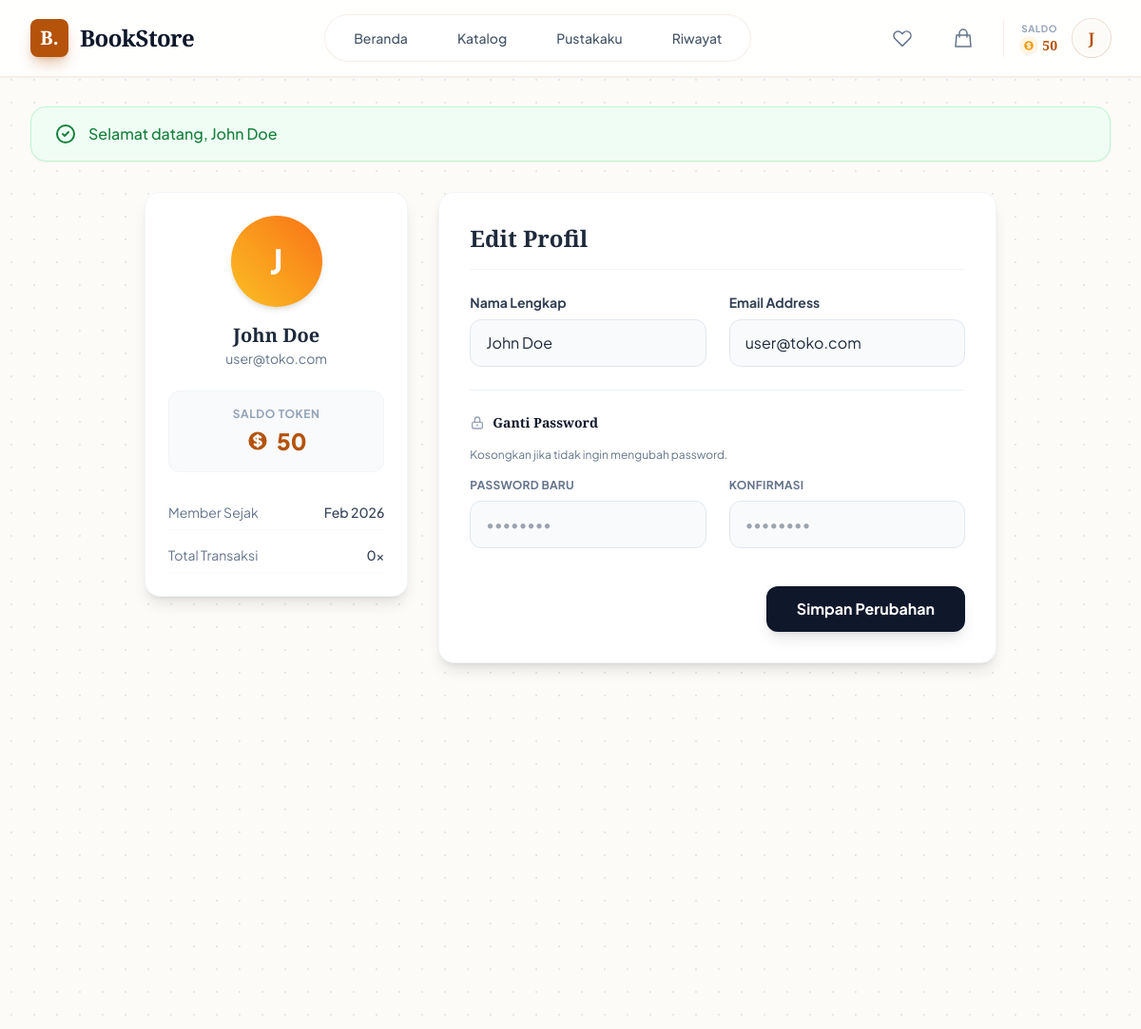
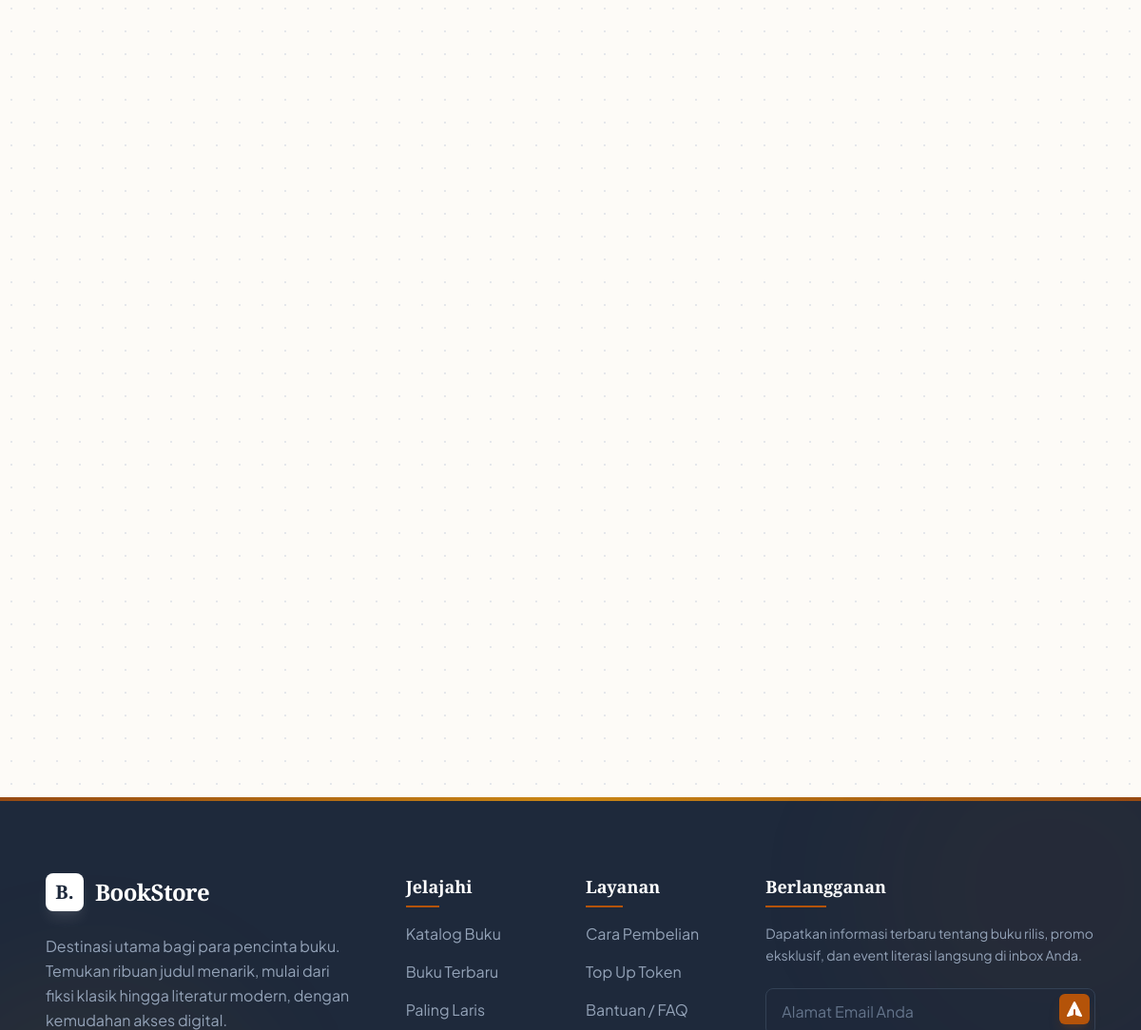
Page /index.php?page=profile (signed in) on the committed database (2 pictures, top to bottom).
### tables this page shows
CREATE TABLE users (
    id INT AUTO_INCREMENT PRIMARY KEY,
    name VARCHAR(100) NOT NULL,
    email VARCHAR(100) NOT NULL UNIQUE,
    password VARCHAR(255) NOT NULL,
    role ENUM('admin', 'user') DEFAULT 'user',
    tokens INT DEFAULT 0,
    created_at TIMESTAMP DEFAULT CURRENT_TIMESTAMP
);

### includes/functions.php (called while the page is built, shortened)
<?php
function isLoggedIn()
{
    return isset($_SESSION['user_id']);
}
function isAdmin()
{
    return isset($_SESSION['role']) && $_SESSION['role'] === 'admin';
}
function getUserTokenBalance($pdo, $user_id)
{
    $stmt = $pdo->prepare("SELECT tokens FROM users WHERE id = ?");
    $stmt->execute([$user_id]);
    return $stmt->fetchColumn() ?: 0;
}
?>

### pages/profile.php (the view, shortened to what this page needs)
<?php
$user_id = $_SESSION['user_id'];
$stmt = $pdo->prepare("SELECT * FROM users WHERE id = ?");
$stmt->execute([$user_id]);
$user = $stmt->fetch();
$txn_count = $pdo->prepare("SELECT COUNT(*) FROM transactions WHERE user_id = ?");
$txn_count->execute([$user_id]);
$total_txns = $txn_count->fetchColumn();
?>
<div class="max-w-4xl mx-auto">
    <div class="grid grid-cols-1 md:grid-cols-3 gap-8">
        <div class="md:col-span-1">
            <div class="bg-white rounded-2xl shadow-lg border border-slate-100 p-6 text-center sticky top-24">
                <div
                    class="w-24 h-24 mx-auto bg-gradient-to-tr from-amber-400 to-orange-500 rounded-full flex items-center justify-center text-4xl text-white font-bold mb-4 shadow-md">
                    <?= substr($user['name'], 0, 1) ?>
                </div>
                <h2 class="text-xl font-bold text-slate-800"><?= htmlspecialchars($user['name']) ?></h2>
                <p class="text-sm text-slate-500 mb-6"><?= htmlspecialchars($user['email']) ?></p>
                <div class="bg-slate-50 rounded-xl p-4 mb-6 border border-slate-100">
                    <p class="text-xs text-slate-400 uppercase font-bold tracking-wider mb-1">Saldo Token</p>
                    <p class="text-2xl font-extrabold text-primary flex items-center justify-center gap-2">
                        <?= number_format($user['tokens']) ?>
                    </p>
                </div>
                <div class="text-left space-y-2">
                    <div class="flex justify-between text-sm py-2 border-b border-slate-50">
                        <span class="text-slate-500">Member Sejak</span>
                        <span
                            class="font-medium text-slate-700"><?= date('M Y', strtotime($user['created_at'])) ?></span>
                    </div>
                    <div class="flex justify-between text-sm py-2 border-b border-slate-50">
                        <span class="text-slate-500">Total Transaksi</span>
                        <span class="font-medium text-slate-700"><?= $total_txns ?>x</span>
                    </div>
                </div>
            </div>
        </div>
        <div class="md:col-span-2">
            <div class="bg-white rounded-2xl shadow-lg border border-slate-100 p-8">
                <h3 class="text-2xl font-bold text-slate-800 mb-6 pb-4 border-b border-slate-100">Edit Profil</h3>
                <form method="POST" class="space-y-6">
                    <div class="grid grid-cols-1 md:grid-cols-2 gap-6">
                        <div>
                            <label class="block text-sm font-bold text-slate-700 mb-2">Nama Lengkap</label>
                            <input type="text" name="name" value="<?= htmlspecialchars($user['name']) ?>"
                                class="w-full px-4 py-3 bg-slate-50 border border-slate-200 rounded-xl focus:bg-white focus:border-primary focus:ring-2 focus:ring-primary/20 outline-none transition-all"
                                required>
                        </div>
                        <div>
                            <label class="block text-sm font-bold text-slate-700 mb-2">Email Address</label>
                            <input type="email" name="email" value="<?= htmlspecialchars($user['email']) ?>"
                                class="w-full px-4 py-3 bg-slate-50 border border-slate-200 rounded-xl focus:bg-white focus:border-primary focus:ring-2 focus:ring-primary/20 outline-none transition-all"
                                required>
                        </div>
                    </div>
                    <div class="border-t border-slate-100 pt-6 mt-6">
                        <h4 class="text-sm font-bold text-slate-900 mb-4 flex items-center gap-2">
                            <svg xmlns="http://www.w3.org/2000/svg" class="h-4 w-4 text-slate-400" fill="none"
                                viewBox="0 0 24 24" stroke="currentColor">
                                <path stroke-linecap="round" stroke-linejoin="round" stroke-width="2"
                                    d="M12 15v2m-6 4h12a2 2 0 002-2v-6a2 2 0 00-2-2H6a2 2 0 00-2 2v6a2 2 0 002 2zm10-10V7a4 4 0 00-8 0v4h8z" />
                            </svg>
                            Ganti Password
                        </h4>
                        <p class="text-xs text-slate-500 mb-4">Kosongkan jika tidak ingin mengubah password.</p>
                        <div class="grid grid-cols-1 md:grid-cols-2 gap-6">
                            <div>
                                <label
                                    class="block text-xs font-bold text-slate-500 uppercase tracking-wide mb-2">Password
                                    Baru</label>
                                <input type="password" name="password"
                                    class="w-full px-4 py-3 bg-slate-50 border border-slate-200 rounded-xl focus:bg-white focus:border-primary focus:ring-2 focus:ring-primary/20 outline-none transition-all"
                                    placeholder="••••••••">
                            </div>
                            <div>
                                <label
                                    class="block text-xs font-bold text-slate-500 uppercase tracking-wide mb-2">Konfirmasi</label>
                                <input type="password" name="confirm_password"
                                    class="w-full px-4 py-3 bg-slate-50 border border-slate-200 rounded-xl focus:bg-white focus:border-primary focus:ring-2 focus:ring-primary/20 outline-none transition-all"
                                    placeholder="••••••••">
                            </div>
                        </div>
                    </div>
                    <div class="pt-4 flex justify-end">
                        <button type="submit"
                            class="px-8 py-3 bg-slate-900 hover:bg-slate-800 text-white font-bold rounded-xl shadow-lg transition-transform hover:-translate-y-1">
                            Simpan Perubahan
                        </button>
                    </div>
                </form>
            </div>
        </div>
    </div>
</div>

### includes/header.php (shortened to what this page needs)
<!DOCTYPE html>
<html lang="id" class="scroll-smooth">
<head>
    <script src="https://cdn.tailwindcss.com"></script>
</head>
<body class="text-slate-800 antialiased min-h-screen flex flex-col">
    <?php
    $current_tokens = 0;
    if (isLoggedIn() && isset($pdo)) {
        $current_tokens = getUserTokenBalance($pdo, $_SESSION['user_id']);
    }
    ?>
    <nav class="fixed top-0 w-full z-50 glass-nav border-b border-primary/10 shadow-sm transition-all duration-300"
        id="navbar">
        <div class="max-w-7xl mx-auto px-4 sm:px-6 lg:px-8">
            <div class="flex justify-between items-center h-20">
                <div class="flex-shrink-0 flex items-center">
                    <a href="index.php" class="flex items-center gap-3 group">
                        <div
                            class="w-10 h-10 bg-primary text-white rounded-lg flex items-center justify-center font-serif font-bold text-xl shadow-lg shadow-primary/30 group-hover:scale-105 transition-transform duration-300">
                            B.
                        </div>
                        <span
                            class="text-2xl font-serif font-bold text-slate-900 tracking-tight group-hover:text-primary transition-colors">BookStore</span>
                    </a>
                </div>
                <div
                    class="hidden md:flex space-x-1 items-center bg-white/50 p-1.5 rounded-full border border-primary/10 backdrop-blur-md">
                    <a href="index.php"
                        class="px-6 py-2 rounded-full text-sm font-medium transition-all duration-300 <?= (!isset($_GET['page']) || $_GET['page'] == 'home') ? 'bg-primary text-white shadow-md' : 'text-slate-600 hover:text-primary hover:bg-primary/5' ?>">Beranda</a>
                    <?php if (isAdmin()): ?>
                        <a href="index.php?page=admin"
                            class="px-6 py-2 rounded-full text-sm font-medium transition-all duration-300 <?= ($_GET['page'] ?? '') == 'admin' ? 'bg-primary text-white shadow-md' : 'text-slate-600 hover:text-primary hover:bg-primary/5' ?>">Dashboard</a>
                        <a href="index.php?page=admin_transactions"
                            class="px-6 py-2 rounded-full text-sm font-medium transition-all duration-300 <?= ($_GET['page'] ?? '') == 'admin_transactions' ? 'bg-primary text-white shadow-md' : 'text-slate-600 hover:text-primary hover:bg-primary/5' ?>">Penjualan</a>
                    <?php else: ?>
                        <a href="index.php?page=catalog"
                            class="px-6 py-2 rounded-full text-sm font-medium transition-all duration-300 <?= ($_GET['page'] ?? '') == 'catalog' ? 'bg-primary text-white shadow-md' : 'text-slate-600 hover:text-primary hover:bg-primary/5' ?>">Katalog</a>
                        <?php if (isLoggedIn()): ?>
                            <a href="index.php?page=library"
                                class="px-6 py-2 rounded-full text-sm font-medium transition-all duration-300 <?= ($_GET['page'] ?? '') == 'library' ? 'bg-primary text-white shadow-md' : 'text-slate-600 hover:text-primary hover:bg-primary/5' ?>">Pustakaku</a>
                            <a href="index.php?page=history"
                                class="px-6 py-2 rounded-full text-sm font-medium transition-all duration-300 <?= ($_GET['page'] ?? '') == 'history' ? 'bg-primary text-white shadow-md' : 'text-slate-600 hover:text-primary hover:bg-primary/5' ?>">Riwayat</a>
                        <?php endif; ?>
                    <?php endif; ?>
                </div>
                <div class="flex items-center gap-3 sm:gap-5">
                    <?php if (!isAdmin() && isLoggedIn()): ?>
                        <a href="index.php?page=wishlist"
                            class="relative group p-2.5 rounded-full text-slate-500 hover:bg-rose-50 hover:text-rose-500 transition-all">
                            <svg xmlns="http://www.w3.org/2000/svg" class="h-6 w-6" fill="none" viewBox="0 0 24 24"
                                stroke="currentColor">
                                <path stroke-linecap="round" stroke-linejoin="round" stroke-width="1.5"
                                    d="M4.318 6.318a4.5 4.5 0 000 6.364L12 20.364l7.682-7.682a4.5 4.5 0 00-6.364-6.364L12 7.636l-1.318-1.318a4.5 4.5 0 00-6.364 0z" />
                            </svg>
                        </a>
                    <?php endif; ?>
                    <?php if (!isAdmin()): ?>
                        <a href="index.php?page=cart"
                            class="relative group p-2.5 rounded-full text-slate-500 hover:bg-primary/5 hover:text-primary transition-all">
                            <svg xmlns="http://www.w3.org/2000/svg" class="h-6 w-6" fill="none" viewBox="0 0 24 24"
                                stroke="currentColor">
                                <path stroke-linecap="round" stroke-linejoin="round" stroke-width="1.5"
                                    d="M16 11V7a4 4 0 00-8 0v4M5 9h14l1 12H4L5 9z" />
                            </svg>
                        </a>
                    <?php endif; ?>
                    <?php if (isLoggedIn()): ?>
                        <div class="hidden sm:flex items-center gap-4 pl-4 border-l border-primary/10">
                            <div class="flex flex-col items-end">
                                <?php if (isAdmin()): ?>
                                    <?php $revenue = $pdo->query("SELECT SUM(total_tokens) FROM transactions")->fetchColumn() ?: 0; ?>
                                    <span
                                        class="text-[10px] font-bold uppercase tracking-wider text-slate-400 font-sans">Pendapatan</span>
                                    <div class="flex items-center gap-1 text-green-700">
                                        <span class="text-sm font-bold font-serif"><?= number_format($revenue) ?> TKN</span>
                                    </div>
                                <?php else: ?>
                                    <span
                                        class="text-[10px] font-bold uppercase tracking-wider text-slate-400 font-sans">Saldo</span>
                                    <a href="index.php?page=topup"
                                        class="flex items-center gap-1 text-primary hover:text-amber-700 transition-colors group">
                                        <div class="p-1 bg-accent/10 rounded-full group-hover:bg-accent/20 transition-colors">
                                        </div>
                                        <span class="text-sm font-bold font-serif"><?= number_format($current_tokens) ?></span>
                                    </a>
                                <?php endif; ?>
                            </div>
                            <div class="relative group">
                                <a href="<?= isAdmin() ? 'index.php?page=admin' : 'index.php?page=profile' ?>">
                                    <div
                                        class="w-10 h-10 rounded-full bg-paper flex items-center justify-center text-primary font-serif font-bold border-2 border-white ring-1 ring-primary/20 shadow-sm cursor-pointer hover:ring-primary transition-all">
                                        <?= substr($_SESSION['user_name'] ?? 'U', 0, 1) ?>
                                    </div>
                                </a>
                            </div>
                        </div>
                    <?php endif; ?>
                </div>
            </div>
        </div>
    </nav>
    <div class="w-full max-w-7xl mx-auto px-4 sm:px-6 lg:px-8 py-8 mt-20 min-h-[85vh] flex-grow">
        <?php if (isset($_SESSION['flash_message'])): ?>
            <div class="mb-8 animate-fade-in-down">
                <div
                    class="<?= $_SESSION['flash_type'] == 'success' ? 'bg-green-50 text-green-700 border-green-200' : 'bg-rose-50 text-rose-700 border-rose-200' ?> border rounded-2xl px-6 py-4 shadow-sm flex items-center gap-3">
                    <span class="text-xl">
                        <?php if ($_SESSION['flash_type'] == 'success'): ?>
                            <svg xmlns="http://www.w3.org/2000/svg" class="h-6 w-6" fill="none" viewBox="0 0 24 24"
                                stroke="currentColor">
                                <path stroke-linecap="round" stroke-linejoin="round" stroke-width="2"
                                    d="M9 12l2 2 4-4m6 2a9 9 0 11-18 0 9 9 0 0118 0z" />
                            </svg>
                        <?php endif; ?>
                    </span>
                    <span class="font-medium"><?= $_SESSION['flash_message'];
                    unset($_SESSION['flash_message']); ?></span>
                </div>
            </div>
        <?php endif; ?>
</body>
</html>

### includes/header.php (style rules this page uses)
body { font-family: 'Plus Jakarta Sans', sans-serif; background-color: #fdfbf7; background-image: radial-gradient(#e5e7eb 1px, transparent 1px); background-size: 24px 24px; }
h1, h2, h3, h4, h5, h6 { font-family: 'Playfair Display', serif; }
.glass-nav { background: rgba(255, 255, 255, 0.85); backdrop-filter: blur(12px); -webkit-backdrop-filter: blur(12px); }

### rows in the picture
users: tokens "50", name "J", name "John Doe", email "user@toko.com", created_at "Feb 2026"

### other values in the picture
substr($_SESSION['user_name'] ?? 'U', 0, 1) "J"
$_SESSION['flash_message'] "Selamat datang, John Doe"
$total_txns "0"
